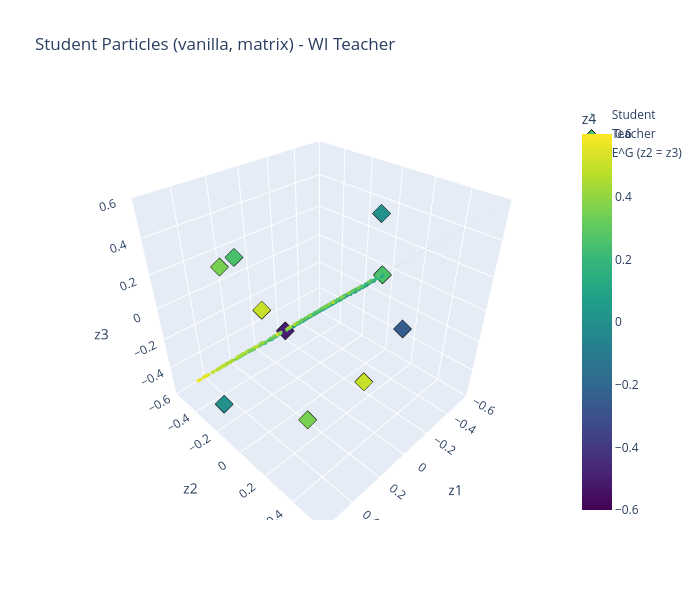

Notebook code for this chart:
### Code cell
fig = plot_particles_3d(h_vanilla["particles"][-1], teacher, "Student Particles (vanilla, matrix) - WI Teacher", show_invariant_plane=True)

### Figure 1 — Plotly figure (JSON) as saved in the notebook; plotly's stock layout.template omitted (floating-point values rounded to 4 significant figures; data arrays with more than 128 entries replaced by an {"elided": "..."} marker saying what was removed)
{"data": [{"marker": {"cmax": 0.6, "cmin": -0.6, "color": {"elided": "500 float values"}, "colorbar": {"title": {"text": "z4"}}, "colorscale": [[0, "#440154"], [0.1111, "#482878"], [0.2222, "#3e4989"], [0.3333, "#31688e"], [0.4444, "#26828e"], [0.5556, "#1f9e89"], [0.6667, "#35b779"], [0.7778, "#6ece58"], [0.8889, "#b5de2b"], [1, "#fde725"]], "size": 2}, "mode": "markers", "name": "Student", "type": "scatter3d", "x": {"elided": "500 float values"}, "y": {"elided": "500 float values"}, "z": {"elided": "500 float values"}}, {"marker": {"cmax": 0.6, "cmin": -0.6, "color": [0.25, 0.5, 0.0, 0.5, 0.35, -0.5, 0.25, -0.25, 0.0, 0.35], "colorscale": [[0, "#440154"], [0.1111, "#482878"], [0.2222, "#3e4989"], [0.3333, "#31688e"], [0.4444, "#26828e"], [0.5556, "#1f9e89"], [0.6667, "#35b779"], [0.7778, "#6ece58"], [0.8889, "#b5de2b"], [1, "#fde725"]], "line": {"color": "black", "width": 1}, "size": 6, "symbol": "diamond"}, "mode": "markers", "name": "Teacher", "type": "scatter3d", "x": [-0.5, 0.25, -0.25, 0.0, 0.35, 0.25, 0.5, 0.0, 0.5, 0.35], "y": [0.0, 0.5, 0.15, -0.5, -0.35, 0.0, 0.0, 0.5, -0.25, 0.25], "z": [0.0, 0.0, 0.5, -0.25, 0.25, 0.0, 0.5, 0.15, -0.5, -0.35]}, {"cmax": 0.6, "cmin": -0.6, "colorscale": [[0, "#440154"], [0.1111, "#482878"], [0.2222, "#3e4989"], [0.3333, "#31688e"], [0.4444, "#26828e"], [0.5556, "#1f9e89"], [0.6667, "#35b779"], [0.7778, "#6ece58"], [0.8889, "#b5de2b"], [1, "#fde725"]], "hoverinfo": "name", "i": [0, 0], "intensity": [-0.6, 0.6, 0.6, -0.6], "j": [1, 2], "k": [2, 3], "name": "E^G (z2 = z3)", "opacity": 0.35, "showlegend": true, "showscale": false, "type": "mesh3d", "x": [-0.6, 0.6, 0.6, -0.6], "y": [-0.6, -0.6, 0.6, 0.6], "z": [-0.6, -0.6, 0.6, 0.6]}], "layout": {"height": 600, "scene": {"xaxis": {"range": [-0.6, 0.6], "title": {"text": "z1"}}, "yaxis": {"range": [-0.6, 0.6], "title": {"text": "z2"}}, "zaxis": {"range": [-0.6, 0.6], "title": {"text": "z3"}}}, "title": {"text": "Student Particles (vanilla, matrix) - WI Teacher"}, "width": 700}}
